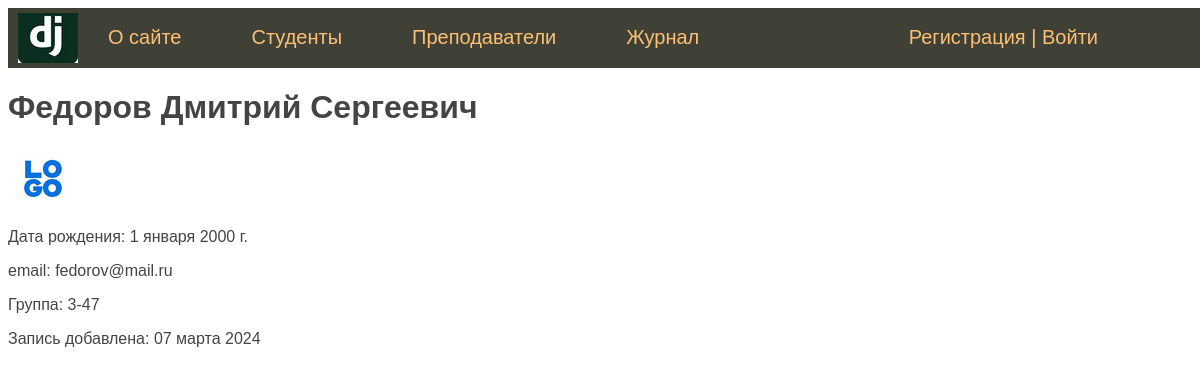
The page /student/fedorov/ on the database as committed earlier.
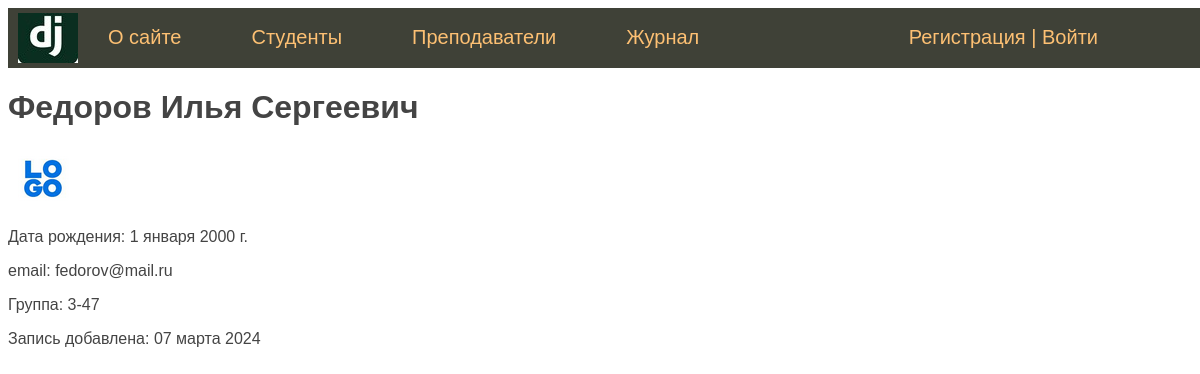
The same page on the database as committed later.
### students/models.py (models this page shows, shortened)
class Student(models.Model):
    first_name = models.CharField(verbose_name='Имя', max_length=50)
    last_name = models.CharField(verbose_name='Фамилия', max_length=50)
    middle_name = models.CharField(verbose_name='Отчество', max_length=50)
    email = models.EmailField(verbose_name='e-mail', blank=True)
    birth_date = models.DateField(verbose_name='Дата рождения', default=date(2000, 1, 1))
    created_at = models.DateTimeField(verbose_name='Дата создания', auto_now_add=True)
    updated_at = models.DateTimeField(verbose_name='Дата изменения', auto_now=True)
    is_study = models.BooleanField(verbose_name='Учится', default=True)
    photo = models.ImageField(verbose_name='Фото', upload_to="photos/%Y/%m/%d")
    group = models.ForeignKey('Group', on_delete=models.CASCADE, verbose_name='Группа', related_name='get_students')
    slug = models.SlugField(verbose_name='URL', max_length=255, unique=True, db_index=True)
    user = models.ForeignKey(User, verbose_name='Пользователь', on_delete=models.CASCADE)
    objects = models.Manager()
    class Meta:
        verbose_name = 'Студент'
        verbose_name_plural = 'Студенты'
        ordering = ['last_name', 'first_name']

class Group(models.Model):
    name = models.CharField(verbose_name='Группа', max_length=5)
    course = models.CharField(verbose_name='Курс', max_length=2)
    enrollment_year = models.IntegerField(verbose_name='Год зачисления')
    objects = models.Manager()
    def __str__(self):
        return f'{self.course}-{self.name}'
    class Meta:
        verbose_name = 'Группа'
        verbose_name_plural = 'Группы'

### students/views.py (the view)
# urls.py: path('student/<slug:stud_slug>/', ShowStudent.as_view(), name='student'),
class ShowStudent(DataMixin, DetailView):
    model = Student
    template_name = 'students/student.html'
    slug_url_kwarg = 'stud_slug'
    context_object_name = 'st'
    def get_context_data(self, *, object_list=None, **kwargs):
        context = super().get_context_data(**kwargs)
        auth = self.request.user.is_authenticated
        c_def = self.get_user_context(title='Главная страница', auth=auth)
        return {**context, **c_def}

### students/utils.py (called while the page is built)
    def get_user_context(self, **kwargs):
        context = kwargs
        context['menu'] = menu
        return context

### students/templates/students/student.html (shortened to what this page needs)
{% extends 'students/base.html' %}
{% block content %}
<h1>{{ st.last_name }} {{ st.first_name }} {{ st.middle_name }}</h1>
{% if st.photo %}
    <p><img src="{{ st.photo.url }}" alt="Student photo"></p>
{% endif %}
<p>Дата рождения: {{ st.birth_date }}</p>
<p>email: {{ st.email }}</p>
<p>Группа: {{ st.group }}</p>
<p>Запись добавлена: {{ st.created_at | date:"d E Y" }}</p>
<br>
{% endblock %}

Rows that differ between the two databases and show on the page:
changed Student "Федоров": first_name "Дмитрий" → "Илья"
